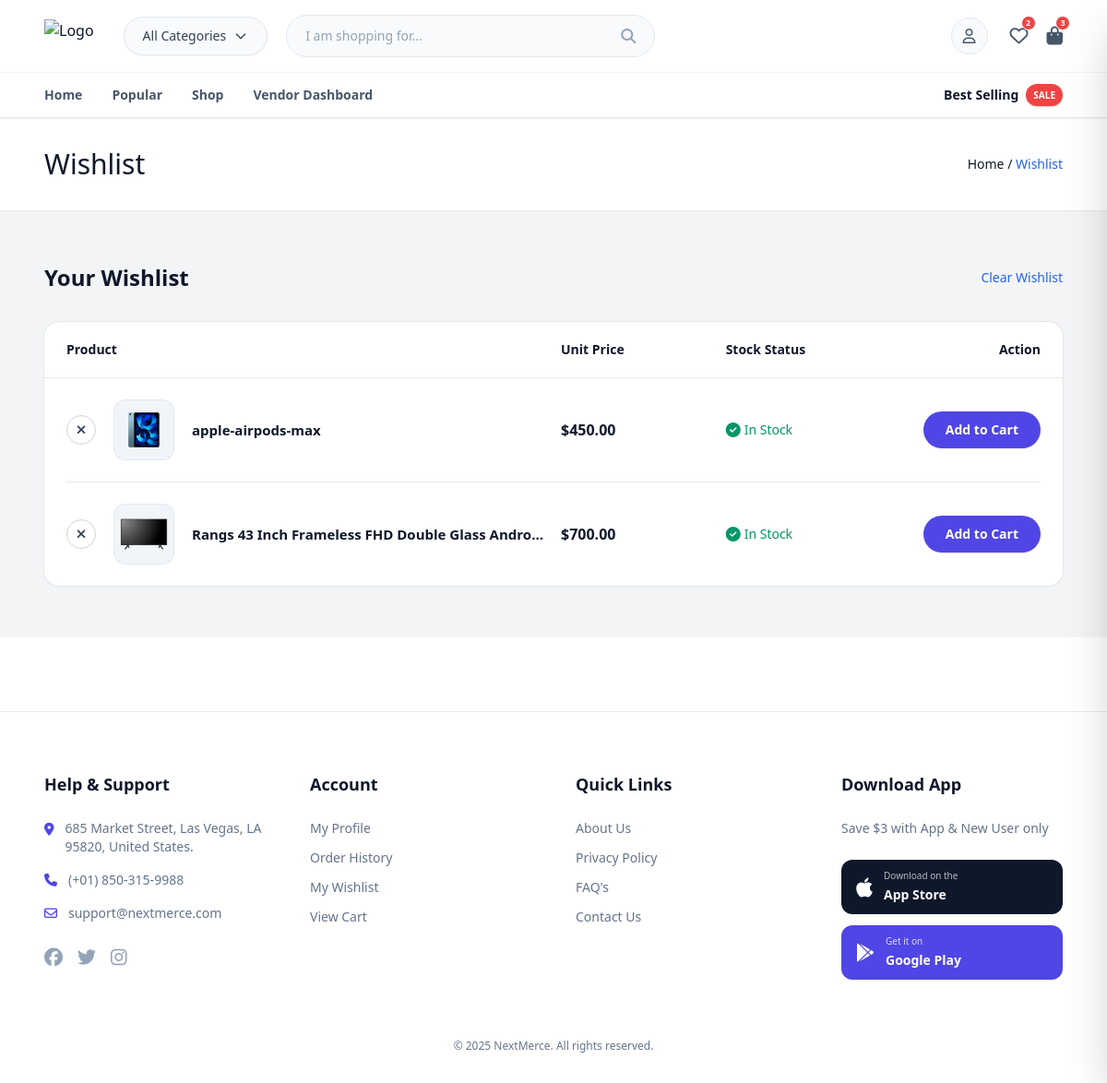
Page /wishlist (signed in) on the earlier database version.
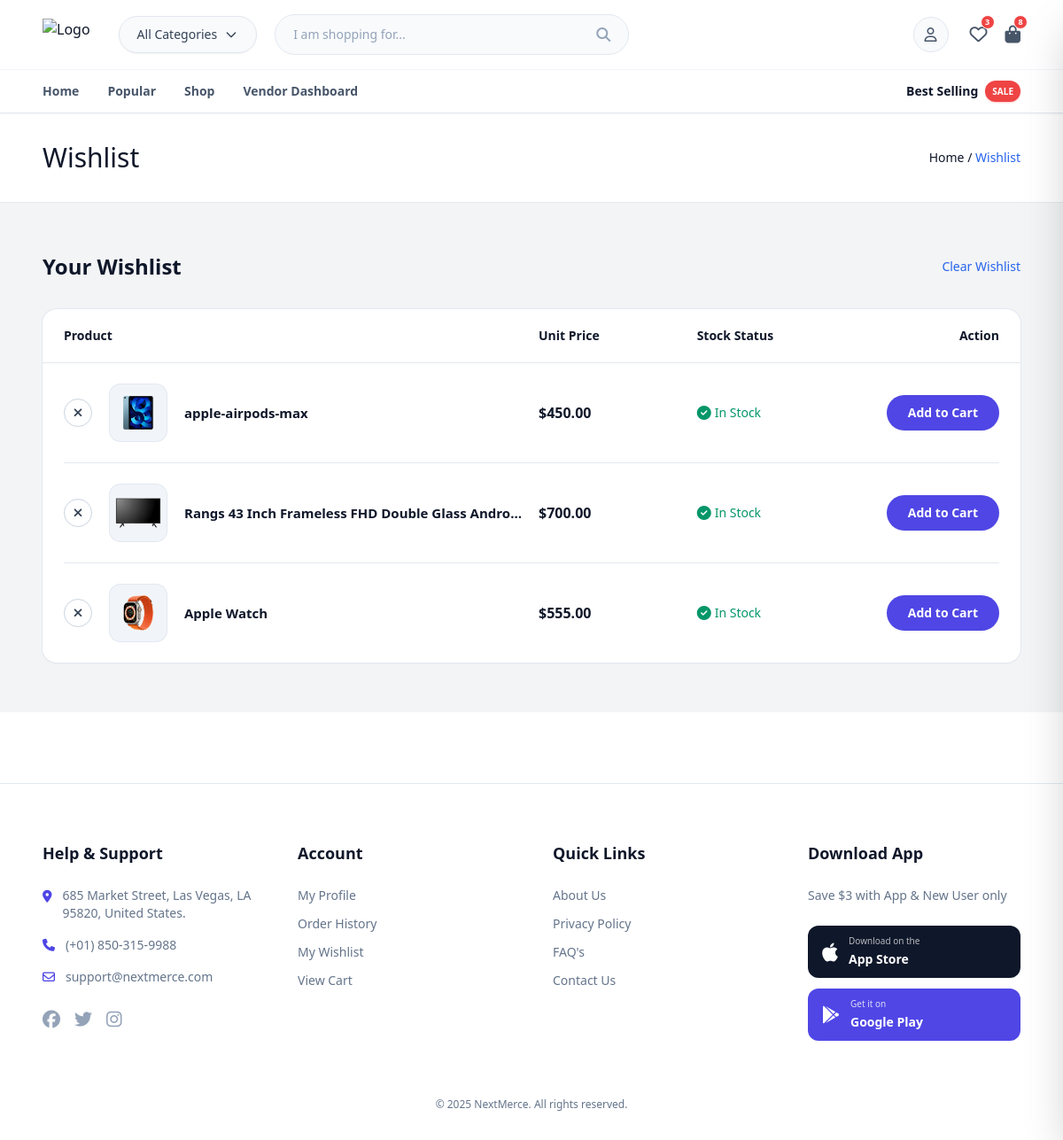
Same page on the later database version.
### store/models.py (models this page shows, shortened)
class Wishlist(models.Model):
    product = models.ForeignKey(Product, on_delete=models.CASCADE, null=True)
    user = models.ForeignKey(userauth_model.User, on_delete=models.CASCADE, null=True)
    class Meta:
        constraints = [
            models.UniqueConstraint(fields=["user", "product"], name="unique_wishlist_user_product")
        ]

class Product(models.Model):
    STATUS = (
        ("Published", "Published"),
        ("Draft", "Draft"),
        ("Disabled", "Disabled"),
    )
    BANNERS = (
        ("Banner 1", "Banner 1"),
        ("Banner 2", "Banner 2"),
        ("Banner 3", "Banner 3"),
        ("Banner 4", "Banner 4"),
        ("Banner 5", "Banner 5"),
        ("Banner 6", "Banner 6"),
    )
    status = models.CharField(max_length=500, choices=STATUS, default="Published")
    user = models.ForeignKey(userauth_model.User, on_delete=models.SET_NULL, null=True)
    category = models.ForeignKey("store.Category",on_delete=models.SET_NULL, null=True)
    name = models.CharField(max_length=50)
    description = models.TextField(blank=True, null=True)
    additional_information = models.TextField(blank=True, null=True)
    image = models.ImageField(upload_to='image', null=True, blank=True)
    sale_price = models.DecimalField(default=0, decimal_places=2, max_digits=12)
    regular_price = models.DecimalField(default=0, decimal_places=2, max_digits=12, null=True, blank=True)
    in_stock = models.BooleanField(default=False)
    free_delivery = models.BooleanField(default=False)
    qty = models.IntegerField(default=0, null=True, blank=True)
    featured = models.BooleanField(default=False)
    popular = models.BooleanField(default=False)
    slug = models.SlugField(unique=True, blank=True, null=True)
    cover_image = models.ImageField(upload_to='image', null=True, blank=True)
    best_selling = models.BooleanField(default=False)
    new_arrivals = models.BooleanField(default=False)
    banner = models.CharField(max_length=50, choices=BANNERS, blank=True, null=True)

### store/views.py (the view)
# urls.py: path('wishlist',views.user_wishlist, name='wishlist'),
@login_required
def user_wishlist(request):
    wishlist = Wishlist.objects.filter(user=request.user)
    context ={
        'wishlist': wishlist
    }
    return render(request, 'wishlist.html', context)

### store/context_processors.py (called while the page is built)
def cart_wishlist_counts(request):
    cart_count = 0
    wishlist_count = 0
    if request.user.is_authenticated:
        cart_count = Cart.objects.filter(user=request.user).count()
        wishlist_count = Wishlist.objects.filter(user=request.user).count()
    return {
        'CART_ITEM_COUNT': cart_count,
        'WISHLIST_ITEM_COUNT': wishlist_count,
    }

def default(request):
    categories = Category.objects.all()
    return {
        'categories': categories,
    }

### templates/wishlist.html (shortened to what this page needs)
{% extends 'partials/base.html' %}
{% load static %}
{% block content %}
<div
    class="bg-white border-b border-gray-200 py-8 flex items-center justify-between px-4 md:px-8 lg:px-12 2xl:px-[19rem]">
    <h1 class="font-medium text-3xl">Wishlist</h1>
    <div class="text-sm">
        <a href="{% url 'index' %}" class="hover:text-blue-400">Home /</a>
        <a href="{% url 'index' %}" class="text-[#2563eb]">Wishlist</a>
    </div>
</div>
<section class="bg-[#F3F4F6] py-14 px-4 md:px-8 lg:px-12 2xl:px-[19rem]">
    <div class="flex items-center justify-between">
        <h2 class="text-2xl font-semibold text-slate-900">Your Wishlist</h2>
        {% if wishlist %}
        <a href="#" class="text-sm font-medium text-blue-600 hover:text-blue-700">
            Clear Wishlist
        </a>
        {% endif %}
    </div>
    {% if wishlist %}
    <div class="mt-8 overflow-hidden rounded-2xl bg-white shadow-sm ring-1 ring-slate-200">
        <div
            class="hidden md:grid grid-cols-12 gap-4 border-b border-slate-200 px-6 py-5 text-sm font-semibold text-slate-900">
            <div class="col-span-6">Product</div>
            <div class="col-span-2">Unit Price</div>
            <div class="col-span-2">Stock Status</div>
            <div class="col-span-2 text-right">Action</div>
        </div>
    {% for w in wishlist %}
    <div
        class="relative flex flex-col gap-4 p-6 border-b border-slate-100 last:border-0 md:grid md:grid-cols-12 md:items-center md:gap-4 md:border-none">
        <div class="col-span-6 flex items-center gap-5 min-w-0">
            <a href="{% url 'wishlist_delete' w.id%}"
                class="absolute top-4 right-4 md:static grid h-8 w-8 place-items-center rounded-full border border-slate-300 text-slate-700 hover:bg-slate-100 shrink-0">
                <i class="fa-solid fa-xmark text-sm"></i>
            </a>
            <div class="h-16 w-16 overflow-hidden rounded-xl bg-slate-100 ring-1 ring-slate-200 shrink-0">
                <img src="{{ w.product.image.url }}" alt="{{ w.product.name }}" class="h-full w-full object-cover" />
            </div>
            <div class="min-w-0 pr-8 md:pr-0">
                <p class="truncate text-[15px] font-semibold text-slate-900">
                    {{ w.product.name }}
                </p>
            </div>
        </div>
        <div class="hidden md:block col-span-2 font-semibold text-slate-900">
            ${{ w.product.sale_price }}
        </div>
        <div class="col-span-2 flex items-center gap-1 mt-1 md:mt-0">
            {% if w.product.in_stock %}
            <span class="text-emerald-600"><i class="fa-solid fa-check-circle"></i></span>
            <span class="text-sm font-medium text-emerald-600">In Stock</span>
            {% else %}
            <span class="text-red-600"><i class="fa-solid fa-check-circle"></i></span>
            <span class="text-sm font-medium text-red-600">Out of Stock</span>
            {% endif %}
        </div>
        <div class="col-span-2 flex justify-start md:justify-end mt-2 md:mt-0">
            <button type="button"
                class="js-add-cart rounded-full bg-indigo-600 px-6 py-2.5 text-sm font-bold text-white hover:bg-indigo-700 transition-colors shadow-sm"
                data-url="{% url 'add_cart' w.product.id %}">
                Add to Cart
            </button>
        </div>
    </div>
    {% if not forloop.last %}
    <div class="hidden md:block mx-6 h-px bg-slate-200"></div>
    {% endif %}
    {% endfor %}
    </div>
    {% endif %}
</section>
{% endblock content %}

Differences in the rows shown:
added Wishlist: product.image (picture), product.name "Apple Watch", product.sale_price "555.00", shows "In Stock"
Other differences:
{{ WISHLIST_ITEM_COUNT }}: "2" → "3"
{{ CART_ITEM_COUNT }}: "3" → "8"
